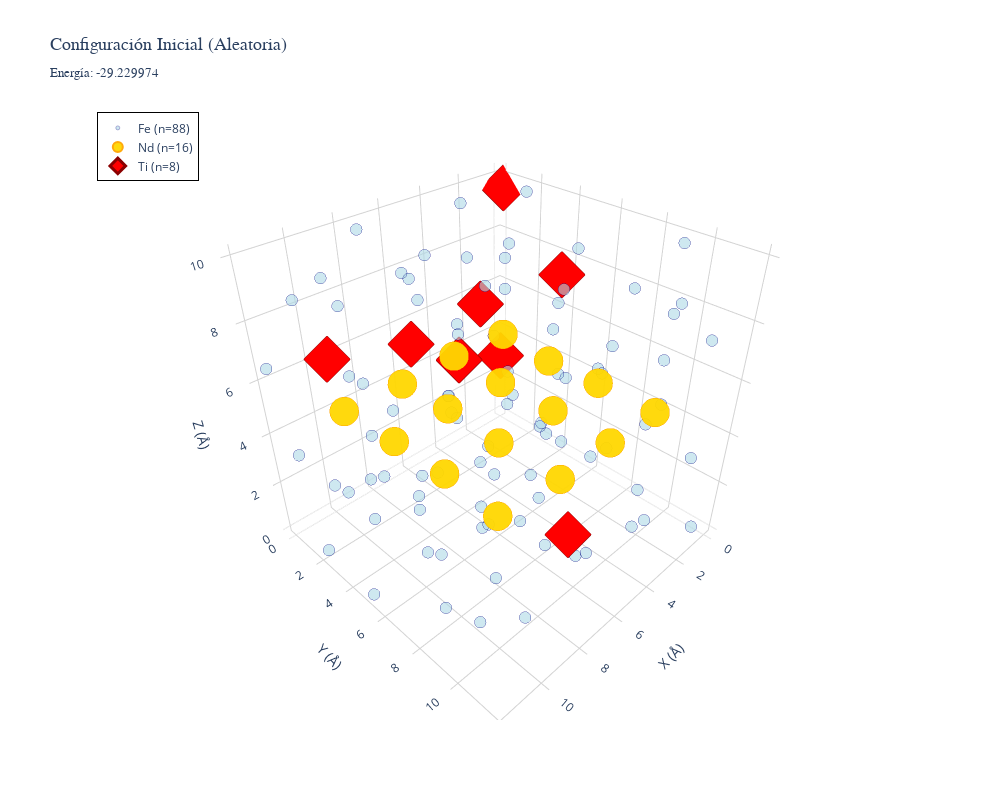

Notebook cell for this chart:
### Code cell
# Visualizar configuración inicial con Ti destacados
fig_init = plot_configuration_3d_plotly(
    Fe_candidate_positions,
    Nd_positions,
    Ti_indices_init,
    energia_inicial,
    title="Configuración Inicial (Aleatoria)"
)
fig_init.show()

# Guardar imagen estática
try:
    fig_init.write_image('../report/images/punto3_configuracion_inicial.png', width=1920, height=1440, scale=2)
    print("✓ Imagen guardada: punto3_configuracion_inicial.png")
except Exception as e:
    print(f"⚠️  No se pudo guardar la imagen: {e}")

print("\n✓ Configuración inicial visualizada (8 Ti en rojo, posiciones aleatorias)")

### Figure 1 — Plotly figure (JSON) as saved in the notebook; plotly's stock layout.template omitted (floating-point values rounded to 4 significant figures)
{"data": [{"hovertemplate": "<b>Fe</b><br>X: %{x:.3f} Å<br>Y: %{y:.3f} Å<br>Z: %{z:.3f} Å<extra></extra>", "marker": {"color": "lightblue", "line": {"color": "navy", "width": 0.5}, "opacity": 0.6, "size": 4}, "mode": "markers", "name": "Fe (n=88)", "type": "scatter3d", "x": [9.356, 5.37, 1.305, 4.165, 2.226, 0.8889, 3.493, 8.735, 11.85, 8.677, 7.611, 8.944, 8.08, 4.443, 5.927, 11.09, 5.458, 11.82, 10.85, 7.604, 7.551, 6.543, 2.286, 5.562, 10.4, 8.135, 5.788, 10.02, 8.286, 0.6662, 4.492, 11.65, 7.534, 1.171, 11.83, 4.111, 1.839, 3.116, 5.568, 4.298, 0.6528, 0.3576, 8.474, 4.617, 11.96, 2.554, 8.616, 10.46, 2.506, 5.884, 0.06064, 6.151, 2.518, 11.92, 0.7989, 11.12, 7.854, 8.313, 11.63, 0.2635, 9.169, 11.95, 5.031, 2.273, 4.805, 0.4074, 8.695, 11.85, 6.495, 0.09645, 0.4193, 7.513, 11.68, 6.492, 2.988, 10.57, 0.5258, 0.2681, 6.117, 0.2871, 7.45, 11.83, 3.517, 3.342, 5.847, 0.07661, 8.456, 9.557], "y": [10.59, 1.369, 5.424, 6.45, 10.6, 7.82, 8.932, 4.612, 2.894, 0.2337, 11.61, 4.975, 10.67, 4.082, 8.404, 9.158, 8.282, 0.09042, 8.164, 6.604, 0.2838, 0.02132, 10.45, 3.935, 0.9945, 8.468, 1.864, 1.627, 3.681, 3.368, 11.73, 5.921, 0.3121, 6.711, 10.99, 6.947, 2.109, 3.577, 7.225, 11.15, 11.12, 0.8435, 11.02, 11.77, 5.382, 3.306, 6.192, 3.726, 8.429, 10.17, 10.78, 5.845, 1.715, 11.51, 2.253, 7.73, 8.85, 8.095, 0.9107, 0.5554, 6.0, 8.617, 2.454, 0.006817, 0.03161, 11.57, 1.473, 6.005, 10.35, 3.752, 8.811, 2.714, 4.193, 5.458, 5.81, 11.99, 9.366, 6.268, 5.01, 8.68, 6.807, 2.261, 0.3211, 5.998, 3.639, 8.975, 0.009384, 7.85], "z": [1.113, 8.739, 8.955, 0.7476, 8.895, 8.17, 7.433, 3.103, 9.572, 7.639, 3.266, 9.931, 6.884, 0.769, 0.6609, 8.845, 9.58, 6.49, 0.8851, 2.269, 0.332, 2.773, 0.8648, 9.372, 1.717, 8.135, 0.4278, 9.325, 0.9246, 1.138, 6.964, 8.145, 9.831, 1.286, 2.999, 8.387, 7.931, 9.108, 2.861, 2.11, 3.053, 0.8748, 9.033, 9.692, 0.3398, 3.172, 6.677, 1.735, 3.075, 8.014, 7.081, 7.63, 0.08614, 6.72, 9.991, 3.073, 3.047, 0.4518, 3.543, 5.895, 0.7402, 6.043, 2.833, 9.448, 6.635, 0.1366, 3.251, 5.216, 1.702, 3.307, 0.3942, 9.09, 3.73, 0.07866, 6.796, 9.001, 9.905, 4.327, 2.581, 3.192, 9.829, 0.2873, 1.546, 2.967, 6.846, 5.755, 4.934, 9.739]}, {"hovertemplate": "<b>Nd</b><br>X: %{x:.3f} Å<br>Y: %{y:.3f} Å<br>Z: %{z:.3f} Å<extra></extra>", "marker": {"color": "gold", "line": {"color": "orange", "width": 2}, "opacity": 0.95, "size": 10}, "mode": "markers", "name": "Nd (n=16)", "type": "scatter3d", "x": [1.906, 1.973, 2.08, 2.014, 4.695, 4.667, 4.591, 4.608, 7.429, 7.315, 7.347, 7.257, 10.06, 9.909, 9.9, 10.08], "y": [2.055, 4.764, 7.425, 10.06, 2.013, 4.676, 7.338, 10.02, 2.065, 4.577, 7.277, 10.04, 1.939, 4.7, 7.334, 9.977], "z": [5.025, 4.908, 5.066, 4.982, 5.091, 5.03, 4.994, 4.979, 5.035, 5.054, 4.978, 4.938, 4.999, 5.019, 5.099, 5.099]}, {"hovertemplate": "<b>Ti</b><br>X: %{x:.3f} Å<br>Y: %{y:.3f} Å<br>Z: %{z:.3f} Å<extra></extra>", "marker": {"color": "red", "line": {"color": "darkred", "width": 3}, "opacity": 1, "size": 12, "symbol": "diamond"}, "mode": "markers", "name": "Ti (n=8)", "type": "scatter3d", "x": [8.303, 2.945, 3.8, 0.4415, 0.01234, 9.069, 10.93, 0.7735], "y": [3.984, 0.3304, 2.695, 3.955, 0.1862, 11.94, 2.815, 0.7799], "z": [7.466, 3.719, 6.992, 7.45, 9.561, 5.011, 7.486, 3.296]}], "layout": {"height": 800, "hovermode": "closest", "legend": {"bgcolor": "rgba(255,255,255,0.9)", "bordercolor": "black", "borderwidth": 1, "x": 0.02, "y": 0.98}, "scene": {"aspectmode": "cube", "xaxis": {"backgroundcolor": "white", "gridcolor": "lightgray", "title": {"text": "X (Å)"}}, "yaxis": {"backgroundcolor": "white", "gridcolor": "lightgray", "title": {"text": "Y (Å)"}}, "zaxis": {"backgroundcolor": "white", "gridcolor": "lightgray", "title": {"text": "Z (Å)"}}}, "showlegend": true, "title": {"font": {"family": "Arial", "size": 18}, "text": "Configuración Inicial (Aleatoria)<br><sub>Energía: -29.229974</sub>"}, "width": 1000}}
